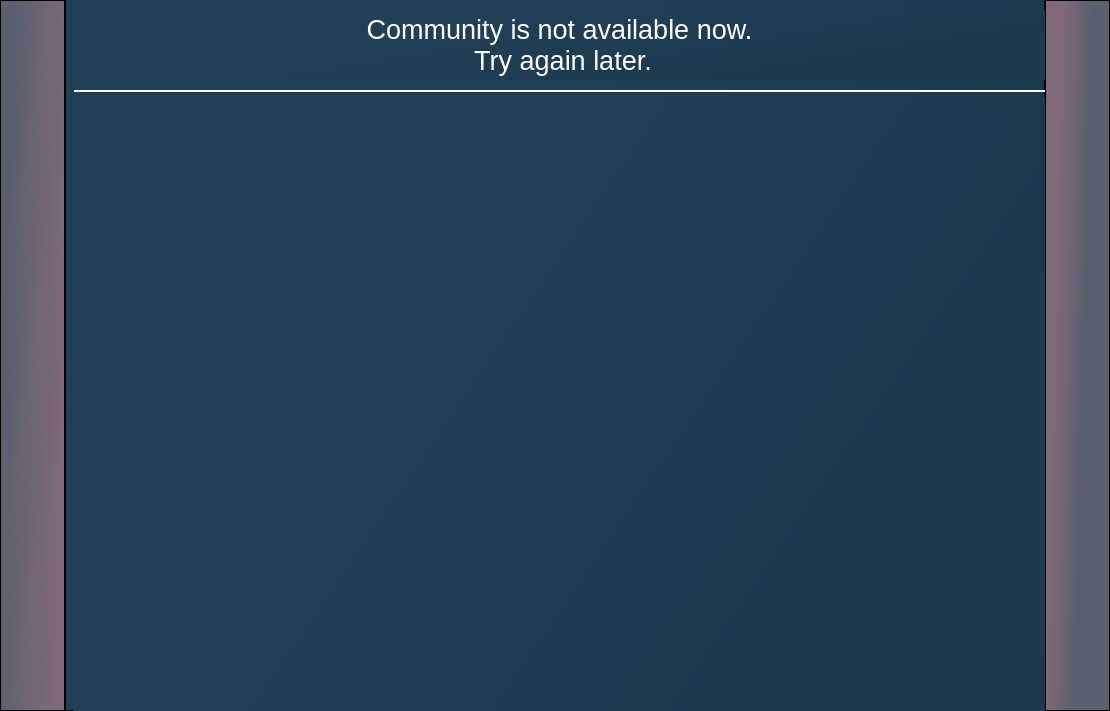
<?xml version="1.0" encoding="UTF-8"?>
<ui version="4.0">
 <class>Community</class>
 <widget class="QWidget" name="Community">
  <property name="geometry">
   <rect>
    <x>0</x>
    <y>0</y>
    <width>1110</width>
    <height>711</height>
   </rect>
  </property>
  <property name="minimumSize">
   <size>
    <width>1092</width>
    <height>465</height>
   </size>
  </property>
  <property name="windowTitle">
   <string>Form</string>
  </property>
  <layout class="QVBoxLayout" name="verticalLayout_4">
   <property name="spacing">
    <number>0</number>
   </property>
   <property name="leftMargin">
    <number>0</number>
   </property>
   <property name="topMargin">
    <number>0</number>
   </property>
   <property name="rightMargin">
    <number>0</number>
   </property>
   <property name="bottomMargin">
    <number>0</number>
   </property>
   <item>
    <layout class="QHBoxLayout" name="horizontalLayout">
     <property name="spacing">
      <number>0</number>
     </property>
     <item>
      <widget class="QFrame" name="LeftBorder_frame">
       <property name="sizePolicy">
        <sizepolicy hsizetype="Expanding" vsizetype="Expanding">
         <horstretch>0</horstretch>
         <verstretch>0</verstretch>
        </sizepolicy>
       </property>
       <property name="minimumSize">
        <size>
         <width>55</width>
         <height>465</height>
        </size>
       </property>
       <property name="styleSheet">
        <string notr="true">background-color: qlineargradient(spread:pad, x1:1, y1:0.796, x2:0, y2:0.488, stop:0.0681818 rgba(129, 105, 123, 255), stop:0.948864 rgba(90, 96, 110, 255));</string>
       </property>
       <property name="frameShape">
        <enum>QFrame::StyledPanel</enum>
       </property>
       <property name="frameShadow">
        <enum>QFrame::Raised</enum>
       </property>
      </widget>
     </item>
     <item>
      <widget class="QWidget" name="Central_widget" native="true">
       <property name="sizePolicy">
        <sizepolicy hsizetype="Fixed" vsizetype="Expanding">
         <horstretch>0</horstretch>
         <verstretch>0</verstretch>
        </sizepolicy>
       </property>
       <property name="minimumSize">
        <size>
         <width>980</width>
         <height>465</height>
        </size>
       </property>
       <property name="maximumSize">
        <size>
         <width>980</width>
         <height>16777215</height>
        </size>
       </property>
       <property name="styleSheet">
        <string notr="true">border-left: 0px;
border-right: 0px;
border-bottom: 0px;
border-style: solid;
border-width: 1px;
background-color: qlineargradient(spread:pad, x1:0.227, y1:0.579545, x2:0.806818, y2:0.83, stop:0 rgba(32, 64, 87, 255), stop:1 rgba(28, 56, 77, 255));</string>
       </property>
       <layout class="QVBoxLayout" name="verticalLayout_3">
        <property name="spacing">
         <number>5</number>
        </property>
        <property name="topMargin">
         <number>10</number>
        </property>
        <property name="rightMargin">
         <number>0</number>
        </property>
        <property name="bottomMargin">
         <number>0</number>
        </property>
        <item>
         <layout class="QVBoxLayout" name="verticalLayout_2">
          <item>
           <layout class="QVBoxLayout" name="verticalLayout">
            <property name="spacing">
             <number>10</number>
            </property>
            <property name="bottomMargin">
             <number>0</number>
            </property>
            <item>
             <widget class="QLabel" name="Community_label">
              <property name="sizePolicy">
               <sizepolicy hsizetype="Expanding" vsizetype="Preferred">
                <horstretch>0</horstretch>
                <verstretch>0</verstretch>
               </sizepolicy>
              </property>
              <property name="minimumSize">
               <size>
                <width>0</width>
                <height>70</height>
               </size>
              </property>
              <property name="font">
               <font>
                <family>Arial</family>
                <pointsize>20</pointsize>
               </font>
              </property>
              <property name="styleSheet">
               <string notr="true">color: rgb(255, 255, 255);
border: 0px;</string>
              </property>
              <property name="text">
               <string>Community is not available now.
 Try again later.</string>
              </property>
              <property name="alignment">
               <set>Qt::AlignCenter</set>
              </property>
             </widget>
            </item>
            <item>
             <widget class="Line" name="line">
              <property name="sizePolicy">
               <sizepolicy hsizetype="Expanding" vsizetype="Fixed">
                <horstretch>0</horstretch>
                <verstretch>0</verstretch>
               </sizepolicy>
              </property>
              <property name="maximumSize">
               <size>
                <width>16777215</width>
                <height>2</height>
               </size>
              </property>
              <property name="styleSheet">
               <string notr="true">background-color: rgb(255, 255, 255);
border: 0px;</string>
              </property>
              <property name="orientation">
               <enum>Qt::Horizontal</enum>
              </property>
             </widget>
            </item>
           </layout>
          </item>
          <item>
           <widget class="QWidget" name="NoContents_widget" native="true">
            <property name="sizePolicy">
             <sizepolicy hsizetype="Expanding" vsizetype="Expanding">
              <horstretch>0</horstretch>
              <verstretch>0</verstretch>
             </sizepolicy>
            </property>
            <property name="styleSheet">
             <string notr="true">border: 0px;</string>
            </property>
            <layout class="QHBoxLayout" name="horizontalLayout_2"/>
           </widget>
          </item>
         </layout>
        </item>
       </layout>
      </widget>
     </item>
     <item>
      <widget class="QFrame" name="RightBorder_frame">
       <property name="sizePolicy">
        <sizepolicy hsizetype="Expanding" vsizetype="Expanding">
         <horstretch>0</horstretch>
         <verstretch>0</verstretch>
        </sizepolicy>
       </property>
       <property name="minimumSize">
        <size>
         <width>55</width>
         <height>465</height>
        </size>
       </property>
       <property name="styleSheet">
        <string notr="true">background-color: qlineargradient(spread:pad, x1:0.108545, y1:0.466, x2:0.584818, y2:0.602, stop:0.0681818 rgba(129, 105, 123, 255), stop:0.948864 rgba(90, 96, 110, 255));</string>
       </property>
       <property name="frameShape">
        <enum>QFrame::StyledPanel</enum>
       </property>
       <property name="frameShadow">
        <enum>QFrame::Raised</enum>
       </property>
      </widget>
     </item>
    </layout>
   </item>
  </layout>
 </widget>
 <resources/>
 <connections/>
</ui>
